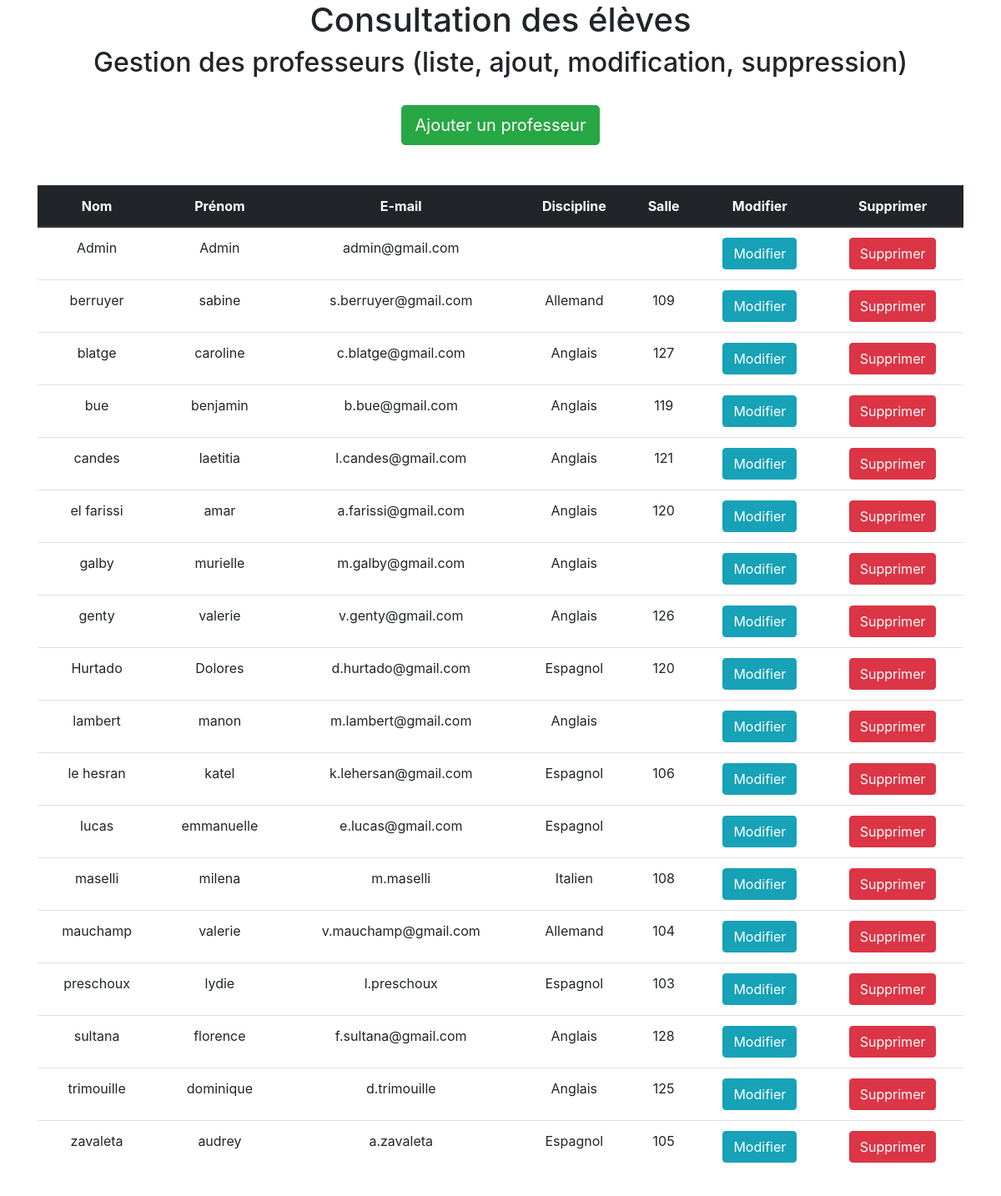
Screenshot of /admin_gestion_prof.php with the database file from the repository.
### tables this page shows
CREATE TABLE IF NOT EXISTS `utilisateur` (
  `id` int(11) NOT NULL AUTO_INCREMENT,
  `identifiant` varchar(30) NOT NULL,
  `motDePasse` varchar(50) NOT NULL,
  `mail` varchar(50) NOT NULL,
  `nom` varchar(50) NOT NULL,
  `prenom` varchar(50) NOT NULL,
  `idTypeUtilisateur` int(11) NOT NULL,
  `idSalleAtt` int(11) DEFAULT NULL,
  `idDiscipline` int(11) DEFAULT NULL,
  `idCivilite` int(11) NOT NULL,
  PRIMARY KEY (`id`),
  KEY `idTypeUtilisateur` (`idTypeUtilisateur`),
  KEY `idSalleAtt` (`idSalleAtt`),
  KEY `FK_idDiscipline` (`idDiscipline`),
  KEY `FK_idcivilite` (`idCivilite`)
);

CREATE TABLE IF NOT EXISTS `discipline` (
  `id` int(11) NOT NULL AUTO_INCREMENT,
  `libelle` varchar(50) NOT NULL,
  PRIMARY KEY (`id`)
);

CREATE TABLE IF NOT EXISTS `salle` (
  `id` int(11) NOT NULL AUTO_INCREMENT,
  `libelle` varchar(5) NOT NULL,
  PRIMARY KEY (`id`)
);

### admin_gestion_prof.php (the view, shortened to what this page needs)
<!DOCTYPE html>
<html lang="fr-FR">
<head>
	<link rel="stylesheet" href="bootstrap.min.css">
</head>
<body>
	<header>
		<h1 class="text-center">Consultation des élèves</h1>
	</header>
	<article>
		<section class="">
			<div class="container">
				<div class="">
					<div class="col">
						<h2 class="text-center">Gestion des professeurs (liste, ajout, modification, suppression)</h2>
						<br>
						<div class="d-flex justify-content-center">
							<a href="admin_gestion_prof_ajout.php"> <input class="btn btn-success btn-lg" type="button" name="btn_ajout_prof" value="Ajouter un professeur"></a>
						</div>
					<br>
				</div>
				<br>
				<div class="d-flex justify-content-center">
					<div class="table table-striped">
						<?php
							include "connexion_bd_gesoraux.php";
							try{
								$lesEnregs=$bdd->query("SELECT utilisateur.id as 'idUtilisateur',nom, prenom, mail, discipline.libelle as 'discipline',
								salle.libelle as 'salle'
								FROM utilisateur
								left outer join discipline on idDiscipline = discipline.id
								left outer join salle on idSalleAtt = salle.id
								Order BY nom");
								if($lesEnregs->rowCount()==0) {
									echo("Aucun professeur n'a été enregistré");
								} else {
									echo" <table class ='table table-striped text-center'>";
									echo" <thead class='thead-dark'>";
									echo" <tr>";
									echo "<th>Nom</th>";
									echo "<th>Prénom</th>";
									echo "<th>E-mail</th>";
									echo "<th>Discipline</th>";
									echo "<th>Salle</th>";
									echo "<th>Modifier</th>";
									echo "<th>Supprimer</th>";
									echo" </tr>";
									foreach($lesEnregs as $enreg){
										echo" <tr>";
										echo "<td> $enreg->nom</td>";
										echo "<td> $enreg->prenom</td>";
										echo "<td> $enreg->mail</td>";
										echo "<td> $enreg->discipline</td>";
										echo "<td> $enreg->salle</td>";
										echo"<td> <a href='admin_gestion_prof_modif.php?id=$enreg->idUtilisateur'> <input class='btn btn-info' type='button' name='btn_modif_prof' value='Modifier'> </a> </td>";
										echo"<td> <a href='admin_gestion_prof_supp.php?id=$enreg->idUtilisateur' onclick='return confirmer_suppres();'> <input class='btn btn-danger' type='button' name='btn_supp_prof' value='Supprimer'> </a></td>";
										echo" </tr>";
									}
									echo" </table>";
								}
							} catch(PDOException $e) {
								echo(" erreur de SELECT dans gestion_prof_admin.php<br>Message d'erreur :".$e->getMessage());
							}
						?>
					</div>
				</div>
			</div>
		</section>
	</article>
</body>
</html>

### rows the page displays
utilisateur: nom "Admin", prenom "Admin", mail "admin@gmail.com"
utilisateur: nom "berruyer", prenom "sabine", mail "s.berruyer@gmail.com", idDiscipline.libelle "Allemand", idSalleAtt.libelle "109"
utilisateur: nom "blatge", prenom "caroline", mail "c.blatge@gmail.com", idDiscipline.libelle "Anglais", idSalleAtt.libelle "127"
utilisateur: nom "bue", prenom "benjamin", mail "b.bue@gmail.com", idDiscipline.libelle "Anglais", idSalleAtt.libelle "119"
utilisateur: nom "candes", prenom "laetitia", mail "l.candes@gmail.com", idDiscipline.libelle "Anglais", idSalleAtt.libelle "121"
utilisateur: nom "el farissi", prenom "amar", mail "a.farissi@gmail.com", idDiscipline.libelle "Anglais", idSalleAtt.libelle "120"
utilisateur: nom "galby", prenom "murielle", mail "m.galby@gmail.com", idDiscipline.libelle "Anglais"
utilisateur: nom "genty", prenom "valerie", mail "v.genty@gmail.com", idDiscipline.libelle "Anglais", idSalleAtt.libelle "126"
utilisateur: nom "Hurtado", prenom "Dolores", mail "d.hurtado@gmail.com", idDiscipline.libelle "Espagnol", idSalleAtt.libelle "120"
utilisateur: nom "lambert", prenom "manon", mail "m.lambert@gmail.com", idDiscipline.libelle "Anglais"
utilisateur: nom "le hesran", prenom "katel", mail "k.lehersan@gmail.com", idDiscipline.libelle "Espagnol", idSalleAtt.libelle "106"
utilisateur: nom "lucas", prenom "emmanuelle", mail "e.lucas@gmail.com", idDiscipline.libelle "Espagnol"
utilisateur: nom "maselli", prenom "milena", mail "m.maselli", idDiscipline.libelle "Italien", idSalleAtt.libelle "108"
utilisateur: nom "mauchamp", prenom "valerie", mail "v.mauchamp@gmail.com", idDiscipline.libelle "Allemand", idSalleAtt.libelle "104"
utilisateur: nom "preschoux", prenom "lydie", mail "l.preschoux", idDiscipline.libelle "Espagnol", idSalleAtt.libelle "103"
utilisateur: nom "sultana", prenom "florence", mail "f.sultana@gmail.com", idDiscipline.libelle "Anglais", idSalleAtt.libelle "128"
utilisateur: nom "trimouille", prenom "dominique", mail "d.trimouille", idDiscipline.libelle "Anglais", idSalleAtt.libelle "125"
utilisateur: nom "zavaleta", prenom "audrey", mail "a.zavaleta", idDiscipline.libelle "Espagnol", idSalleAtt.libelle "105"
